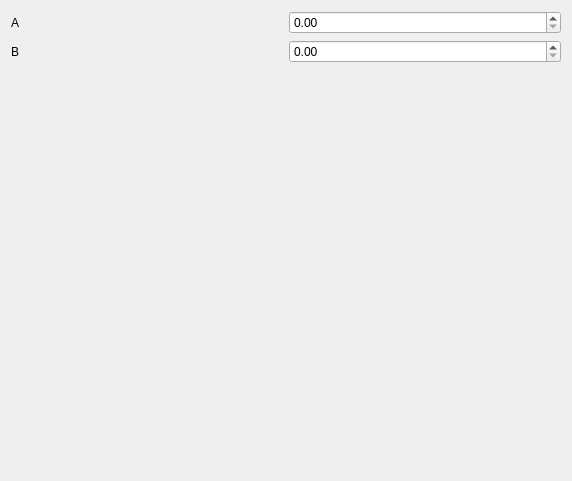
<?xml version="1.0" encoding="UTF-8"?>
<ui version="4.0">
 <class>DiniConfig</class>
 <widget class="QWidget" name="DiniConfig">
  <property name="geometry">
   <rect>
    <x>0</x>
    <y>0</y>
    <width>572</width>
    <height>481</height>
   </rect>
  </property>
  <property name="windowTitle">
   <string>Form</string>
  </property>
  <layout class="QGridLayout" name="gridLayout_2">
   <item row="0" column="0">
    <layout class="QGridLayout" name="gridLayout">
     <item row="0" column="0">
      <widget class="QLabel" name="label">
       <property name="text">
        <string>A</string>
       </property>
      </widget>
     </item>
     <item row="0" column="1">
      <widget class="QDoubleSpinBox" name="aSpinBox">
       <property name="singleStep">
        <double>0.100000000000000</double>
       </property>
      </widget>
     </item>
     <item row="1" column="1">
      <widget class="QDoubleSpinBox" name="bSpinBox">
       <property name="singleStep">
        <double>0.100000000000000</double>
       </property>
      </widget>
     </item>
     <item row="1" column="0">
      <widget class="QLabel" name="label_2">
       <property name="text">
        <string>B</string>
       </property>
      </widget>
     </item>
     <item row="2" column="0">
      <spacer name="verticalSpacer">
       <property name="orientation">
        <enum>Qt::Vertical</enum>
       </property>
       <property name="sizeHint" stdset="0">
        <size>
         <width>20</width>
         <height>40</height>
        </size>
       </property>
      </spacer>
     </item>
    </layout>
   </item>
  </layout>
 </widget>
 <resources/>
 <connections/>
</ui>
